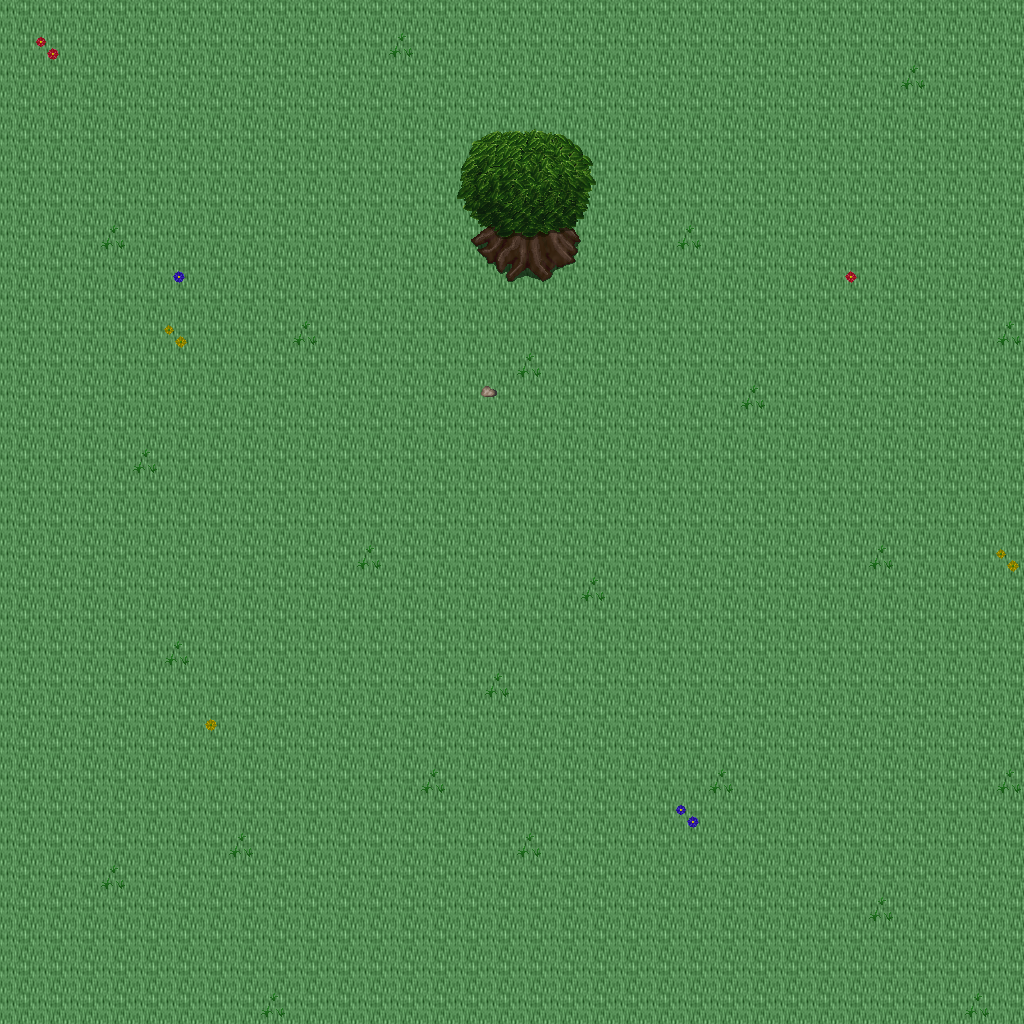

This game map was drawn from its Tiled (.tmx) file and the tilesets committed beside it. A one-line description and the trimmed map source follow:
An orthogonal 32x32 tile map with 32x32 px tiles, 5 tile layers (Ground, Objects, Objects2, Above, ...), 1 hidden layer not drawn, 49 tilesets.

<map version="1.10" tiledversion="1.11.0" orientation="orthogonal" renderorder="right-down" width="32" height="32" tilewidth="32" tileheight="32" infinite="0" nextlayerid="11" nextobjectid="1">
 <tileset firstgid="1" name="ground_ground" tilewidth="32" tileheight="32" tilecount="33" columns="3">
  <image source="../drawable/ground_ground.png" width="96" height="352" />
 </tileset>
 <tileset firstgid="34" name="building_castle" tilewidth="32" tileheight="32" tilecount="320" columns="20">
  <image source="../drawable/building_castle.png" width="640" height="512" />
 </tileset>
 <tileset firstgid="354" name="furniture_carpet_carpets_2" tilewidth="32" tileheight="32" tilecount="20" columns="4">
  <image source="../drawable/furniture_carpet_carpets_2.png" width="128" height="160" />
 </tileset>
 <tileset firstgid="374" name="ground_indoor_tiles" tilewidth="32" tileheight="32" tilecount="8" columns="2">
  <image source="../drawable/ground_indoor_tiles.png" width="64" height="128" />
 </tileset>
 <tileset firstgid="382" name="ground_water_pool" tilewidth="32" tileheight="32" tilecount="72" columns="3">
  <image source="../drawable/ground_water_pool.png" width="96" height="768" />
 </tileset>
 <tileset firstgid="454" name="ground_brown_paving" tilewidth="32" tileheight="32" tilecount="2" columns="2">
  <image source="../drawable/ground_brown_paving.png" width="64" height="32" />
 </tileset>
 <tileset firstgid="456" name="ground_spikes" tilewidth="32" tileheight="32" tilecount="1" columns="1">
  <image source="../drawable/ground_spikes.png" width="32" height="32" />
 </tileset>
 <tileset firstgid="457" name="ground_ridge_earth_dark" tilewidth="32" tileheight="32" tilecount="96" columns="12">
  <image source="../drawable/ground_ridge_earth_dark.png" width="384" height="256" />
 </tileset>
 <tileset firstgid="553" name="plant_grasses" tilewidth="32" tileheight="32" tilecount="6" columns="3">
  <image source="../drawable/plant_grasses.png" width="96" height="64" />
 </tileset>
 <tileset firstgid="559" name="ground_water_pool_corners" tilewidth="32" tileheight="32" tilecount="72" columns="3">
  <image source="../drawable/ground_water_pool_corners.png" width="96" height="768" />
 </tileset>
 <tileset firstgid="631" name="building_fence_fence_chunky" tilewidth="32" tileheight="32" tilecount="21" columns="3">
  <image source="../drawable/building_fence_fence_chunky.png" width="96" height="224" />
 </tileset>
 <tileset firstgid="652" name="ground_earth_edges" tilewidth="32" tileheight="32" tilecount="18" columns="6">
  <image source="../drawable/ground_earth_edges.png" width="192" height="96" />
 </tileset>
 <tileset firstgid="670" name="ground_rock_pebbles" tilewidth="32" tileheight="32" tilecount="3" columns="1">
  <image source="../drawable/ground_rock_pebbles.png" width="32" height="96" />
 </tileset>
 <tileset firstgid="673" name="ground_square_patch" tilewidth="32" tileheight="32" tilecount="9" columns="3">
  <image source="../drawable/ground_square_patch.png" width="96" height="96" />
 </tileset>
 <tileset firstgid="682" name="plant_leaves" tilewidth="32" tileheight="32" tilecount="8" columns="4">
  <image source="../drawable/plant_leaves.png" width="128" height="64" />
 </tileset>
 <tileset firstgid="690" name="item_corpse_skull_dark" tilewidth="32" tileheight="32" tilecount="2" columns="2">
  <image source="../drawable/item_corpse_skull_dark.png" width="64" height="32" />
 </tileset>
 <tileset firstgid="692" name="item_corpse_skeleton" tilewidth="32" tileheight="32" tilecount="4" columns="2">
  <image source="../drawable/item_corpse_skeleton.png" width="64" height="64" />
 </tileset>
 <tileset firstgid="696" name="furniture_table_grey_fancy" tilewidth="32" tileheight="32" tilecount="9" columns="3">
  <image source="../drawable/furniture_table_grey_fancy.png" width="96" height="96" />
 </tileset>
 <tileset firstgid="705" name="furniture_table_grey_long" tilewidth="32" tileheight="32" tilecount="4" columns="2">
  <image source="../drawable/furniture_table_grey_long.png" width="64" height="64" />
 </tileset>
 <tileset firstgid="709" name="furniture_table_grey_plain" tilewidth="32" tileheight="32" tilecount="9" columns="3">
  <image source="../drawable/furniture_table_grey_plain.png" width="96" height="96" />
 </tileset>
 <tileset firstgid="718" name="item_gothic_slab" tilewidth="32" tileheight="32" tilecount="1" columns="1">
  <image source="../drawable/item_gothic_slab.png" width="32" height="32" />
 </tileset>
 <tileset firstgid="719" name="logic_creature_gnome" tilewidth="32" tileheight="32" tilecount="6" columns="6">
  <image source="../drawable/logic_creature_gnome.png" width="192" height="32" />
 </tileset>
 <tileset firstgid="725" name="logic_creature_animal" tilewidth="32" tileheight="32" tilecount="32" columns="8">
  <image source="../drawable/logic_creature_animal.png" width="256" height="128" />
 </tileset>
 <tileset firstgid="757" name="logic_collision" tilewidth="32" tileheight="32" tilecount="1" columns="1">
  <image source="../drawable/logic_collision.png" width="32" height="32" />
 </tileset>
 <tileset firstgid="758" name="ground_water_pool_deep" tilewidth="32" tileheight="32" tilecount="72" columns="3">
  <image source="../drawable/ground_water_pool_deep.png" width="96" height="768" />
 </tileset>
 <tileset firstgid="830" name="object_suspension_bridge" tilewidth="32" tileheight="32" tilecount="24" columns="3">
  <image source="../drawable/object_suspension_bridge.png" width="96" height="256" />
 </tileset>
 <tileset firstgid="854" name="plant_flower_daisy_blue" tilewidth="32" tileheight="32" tilecount="8" columns="2">
  <image source="../drawable/plant_flower_daisy_blue.png" width="64" height="128" />
 </tileset>
 <tileset firstgid="862" name="plant_flower_daisy_red" tilewidth="32" tileheight="32" tilecount="8" columns="2">
  <image source="../drawable/plant_flower_daisy_red.png" width="64" height="128" />
 </tileset>
 <tileset firstgid="870" name="plant_flower_daisy_white" tilewidth="32" tileheight="32" tilecount="8" columns="2">
  <image source="../drawable/plant_flower_daisy_white.png" width="64" height="128" />
 </tileset>
 <tileset firstgid="878" name="plant_flower_daisy_yellow" tilewidth="32" tileheight="32" tilecount="8" columns="2">
  <image source="../drawable/plant_flower_daisy_yellow.png" width="64" height="128" />
 </tileset>
 <tileset firstgid="886" name="plant_tree_tree_green" tilewidth="32" tileheight="32" tilecount="88" columns="8">
  <image source="../drawable/plant_tree_tree_green.png" width="256" height="352" />
 </tileset>
 <tileset firstgid="974" name="ground_rock_pebbles" tilewidth="32" tileheight="32" tilecount="3" columns="1">
  <image source="../drawable/ground_rock_pebbles.png" width="32" height="96" />
 </tileset>
 <tileset firstgid="977" name="item_banners_flag" tilewidth="32" tileheight="32" tilecount="12" columns="3">
  <image source="../drawable/item_banners_flag.png" width="96" height="128" />
 </tileset>
 <tileset firstgid="989" name="item_flagpole" tilewidth="32" tileheight="32" tilecount="3" columns="1">
  <image source="../drawable/item_flagpole.png" width="32" height="96" />
 </tileset>
 <tileset firstgid="992" name="furniture_chair_bench_white" tilewidth="32" tileheight="32" tilecount="8" columns="2">
  <image source="../drawable/furniture_chair_bench_white.png" width="64" height="128" />
 </tileset>
 <tileset firstgid="1000" name="item_statue_flowered_arch" tilewidth="32" tileheight="32" tilecount="24" columns="6">
  <image source="../drawable/item_statue_flowered_arch.png" width="192" height="128" />
 </tileset>
 <tileset firstgid="1024" name="building_decoration_block" tilewidth="32" tileheight="32" tilecount="2" columns="2">
  <image source="../drawable/building_decoration_block.png" width="64" height="32" />
 </tileset>
 <tileset firstgid="1026" name="building_decoration_orbpedestal" tilewidth="32" tileheight="32" tilecount="2" columns="1">
  <image source="../drawable/building_decoration_orbpedestal.png" width="32" height="64" />
 </tileset>
 <tileset firstgid="1028" name="item_statue_urn_with_flowers" tilewidth="32" tileheight="32" tilecount="2" columns="1">
  <image source="../drawable/item_statue_urn_with_flowers.png" width="32" height="64" />
 </tileset>
 <tileset firstgid="1030" name="building_decoration_pool" tilewidth="32" tileheight="32" tilecount="9" columns="3">
  <image source="../drawable/building_decoration_pool.png" width="96" height="96" />
 </tileset>
 <tileset firstgid="1039" name="item_statue_romanic_art1" tilewidth="32" tileheight="32" tilecount="4" columns="2">
  <image source="../drawable/item_statue_romanic_art1.png" width="64" height="64" />
 </tileset>
 <tileset firstgid="1043" name="building_wall_int_clay" tilewidth="32" tileheight="32" tilecount="100" columns="10">
  <image source="../drawable/building_wall_int_clay.png" width="320" height="320" />
 </tileset>
 <tileset firstgid="1143" name="ground_green_paving" tilewidth="32" tileheight="32" tilecount="18" columns="3">
  <image source="../drawable/ground_green_paving.png" width="96" height="192" />
 </tileset>
 <tileset firstgid="1161" name="logic_protection" tilewidth="32" tileheight="32" tilecount="2" columns="2">
  <image source="../drawable/logic_protection.png" width="64" height="32" />
 </tileset>
 <tileset firstgid="1163" name="furniture_other_stick" tilewidth="32" tileheight="32" tilecount="2" columns="1">
  <image source="../drawable/furniture_other_stick.png" width="32" height="64" />
 </tileset>
 <tileset firstgid="1165" name="item_scrying_orb" tilewidth="32" tileheight="32" tilecount="8" columns="8">
  <image source="../drawable/item_scrying_orb.png" width="256" height="32" />
 </tileset>
 <tileset firstgid="1173" name="light_dim_light_7x5" tilewidth="32" tileheight="32" tilecount="35" columns="7">
  <image source="../drawable/light_dim_light_7x5.png" width="224" height="160" />
 </tileset>
 <tileset firstgid="1208" name="light_light_5x5" tilewidth="32" tileheight="32" tilecount="25" columns="5">
  <image source="../drawable/light_light_5x5.png" width="160" height="160" />
 </tileset>
 <tileset firstgid="1233" name="furniture_light_lamp_bronze" tilewidth="32" tileheight="32" tilecount="3" columns="1">
  <image source="../drawable/furniture_light_lamp_bronze.png" width="32" height="96" />
 </tileset>
 <layer id="1" name="Ground" width="32" height="32">
  <data>[1024 cells, 1024 non-empty, 1 distinct tile ids]</data>
 </layer>
 <layer id="2" name="Objects" width="32" height="32">
  <data>[1024 cells, 37 non-empty, 13 distinct tile ids]</data>
 </layer>
 <layer id="3" name="Objects2" width="32" height="32">
  <data>[1024 cells, 0 non-empty, 0 distinct tile ids]</data>
 </layer>
 <layer id="4" name="Above" width="32" height="32">
  <data>[1024 cells, 18 non-empty, 17 distinct tile ids]</data>
 </layer>
 <layer id="5" name="Above2" width="32" height="32">
  <data>[1024 cells, 0 non-empty, 0 distinct tile ids]</data>
 </layer>
 <layer id="6" name="Walkable" width="32" height="32" visible="0">
  <data>[1024 cells, 6 non-empty, 1 distinct tile ids]</data>
 </layer>
 <objectgroup id="7" name="Mapevents" />
 <objectgroup id="8" name="Spawn" />
 <objectgroup id="9" name="Keys" />
 <objectgroup id="10" name="Replace" />
</map>
